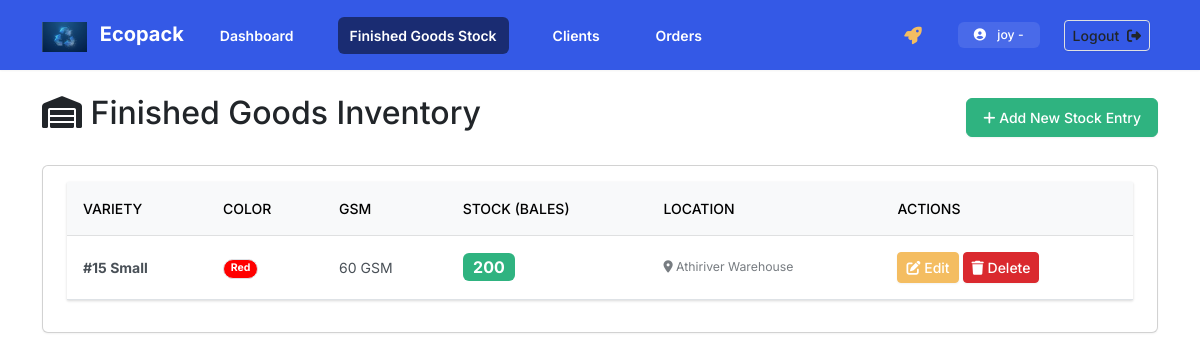
/bags/ (signed in), run on an earlier commit of the app's database.
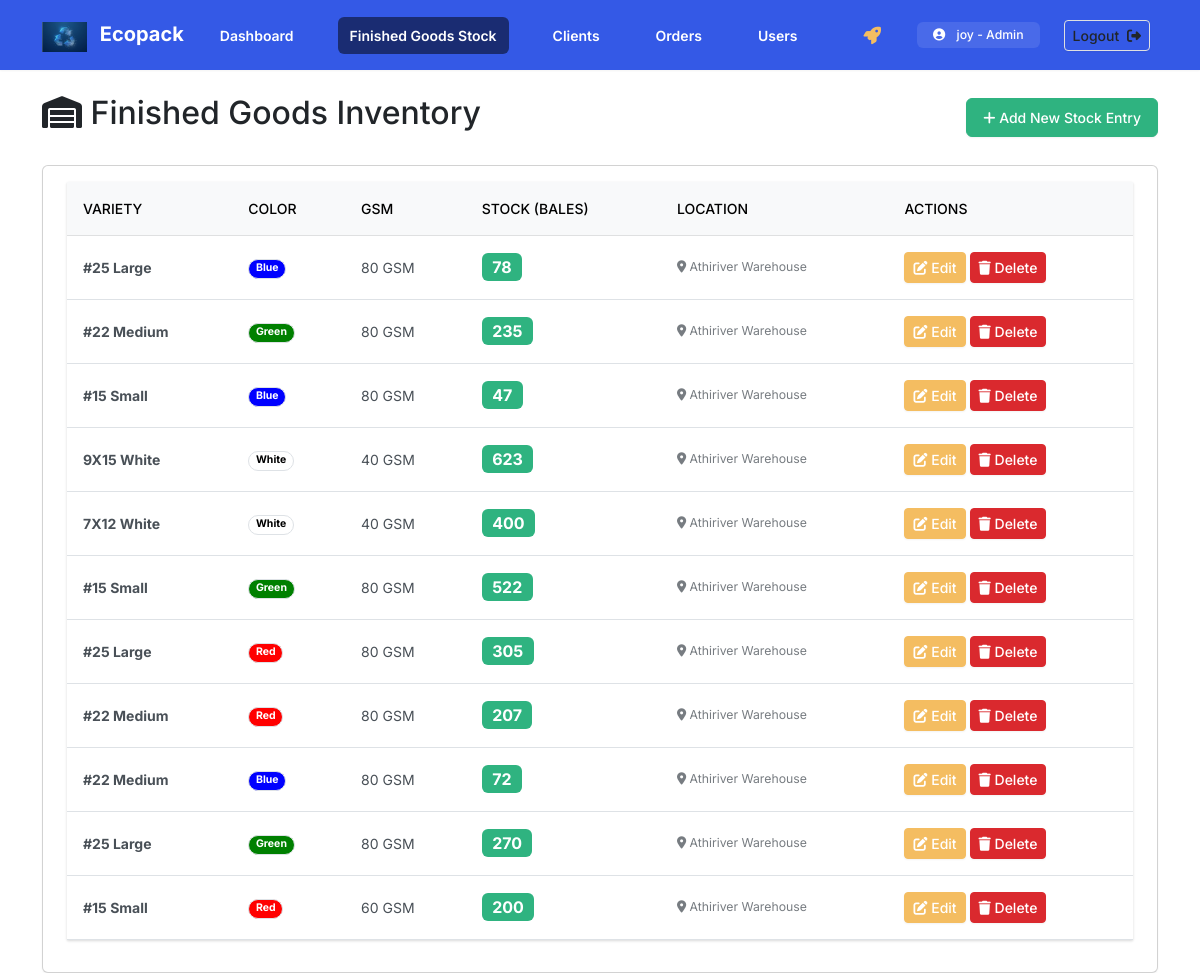
And on a later commit of the database.
### inventory/models.py (models this page shows, shortened)
class FinishedBag(models.Model):
    VARIETY_CHOICES = [
        ('#15', '#15 Small'),
        ('#22', '#22 Medium'),
        ('#25', '#25 Large'),
        ('7X12', '7X12 White'),
        ('9X15', '9X15 White'),
    ]
    COLOR_CHOICES = [
        ('White', 'White'),
        ('Red', 'Red'),
        ('Green', 'Green'),
        ('Blue', 'Blue'),
    ]
    GSM_CHOICES = [
        (40, '40 GSM'),
        (60, '60 GSM'),
        (80, '80 GSM'),
        (100, '100 GSM'),
    ]
    variety = models.CharField(max_length=20, choices=VARIETY_CHOICES)
    color = models.CharField(max_length=20, choices=COLOR_CHOICES)
    gsm = models.IntegerField(choices=GSM_CHOICES, verbose_name='GSM Thickness')
    quantity_bales = models.IntegerField(default=0, verbose_name="Stock Quantity (Bales)")
    location = models.CharField(max_length=100, default="Athiriver Warehouse")
    last_updated = models.DateTimeField(auto_now=True)

class Profile(models.Model):
    ROLE_CHOICES = [
        ('Admin', 'Admin'),
        ('Manager','Manager'),
        ('Staff', 'Staff'),
    ]
    user = models.OneToOneField(User, on_delete=models.CASCADE)
    role = models.CharField(max_length=10, choices=ROLE_CHOICES, default='Staff')

### inventory/views.py (the view)
# urls.py: path('bags/', views.bag_list, name='bag_list'),
@login_required
def bag_list(request):
    bags = FinishedBag.objects.all().order_by('-last_updated')
    return render(request, 'inventory/bag_list.html', {'bags': bags})

### inventory/templates/inventory/bag_list.html
{% extends 'inventory/base.html' %}
{% block content %}
<div class="d-flex justify-content-between align-items-center mb-4">
    <h2><i class="fas fa-warehouse"></i> Finished Goods Inventory</h2>
    <a href="{% url 'bag_create' %}" class="btn btn-success"><i class="fas fa-plus"></i> Add New Stock Entry</a>
</div>
<div class="card shadow">
    <div class="card-body">
        <table class="table table-hover align-middle">
            <thead class="table-light">
                <tr>
                    <th>Variety</th>
                    <th>Color</th>
                    <th>GSM</th>
                    <th>Stock (Bales)</th>
                    <th>Location</th>
                    <th>Actions</th>
                </tr>
            </thead>
            <tbody>
                {% for bag in bags %}
                <tr>
                    <td class="fw-bold">{{ bag.get_variety_display }}</td>
                    <td>
                        <span class="badge rounded-pill border text-dark" style="background-color: {{ bag.color|lower }}; {% if bag.color == 'White' or bag.color == 'Yellow' %}color: black !important;{% else %}color: white !important;{% endif %}">
                            {{ bag.color }}
                        </span>
                    </td>
                    <td>{{ bag.gsm }} GSM</td>
                    <td>
                        {% if bag.quantity_bales == 0 %}
                            <span class="badge bg-danger fs-6 text-uppercase">OUT OF STOCK</span>
                        {% elif bag.quantity_bales < 5 %}
                            <span class="badge bg-warning text-dark fs-6">{{ bag.quantity_bales }} (Low)</span>
                        {% else %}
                            <span class="badge bg-success fs-6">{{ bag.quantity_bales }}</span>
                        {% endif %}
                    </td>
                    <td class="small text-muted"><i class="fas fa-map-marker-alt"></i> {{ bag.location }}</td>
                    <td>
                        <a href="{% url 'bag_update' bag.id %}" class="btn btn-sm btn-warning"><i class="fas fa-edit"></i> Edit</a>
                        <a href="{% url 'bag_delete' bag.id %}" class="btn btn-sm btn-danger"><i class="fas fa-trash"></i> Delete</a>
                    </td>
                </tr>
                {% empty %}
                <tr><td colspan="6" class="text-center py-4">No finished goods stock found.</td></tr>
                {% endfor %}
            </tbody>
        </table>
    </div>
</div>
{% endblock %}

### inventory/templates/inventory/base.html (shortened to what this page needs)
{% load static %}
<!doctype html>
<html lang="en">
  <head>
    <link href="{% static 'css/bootstrap.min.css' %}" rel="stylesheet">
    <link rel="stylesheet" href="https://cdnjs.cloudflare.com/ajax/libs/font-awesome/6.4.0/css/all.min.css">
  </head>
  <body>
    <nav class="navbar navbar-expand-lg navbar-dark bg-primary mb-4 shadow">
      <div class="container">
        <a class="navbar-brand fw-bold" href="{% url 'dashboard' %}">
           <img src="{% static 'images/logo.jpg' %}" alt="Ecopack Logo" height="30" class="d-inline-block align-text-top me-2">
           Ecopack
        </a>
        <div class="collapse navbar-collapse" id="navbarNav">
          {% if user.is_authenticated %}
          <ul class="navbar-nav me-auto mb-2 mb-lg-0 fw-semibold gap-lg-3">
            {% url 'dashboard' as dash_url %}
            <li class="nav-item">
              <a class="nav-link {% if request.path == dash_url %}active{% endif %}" aria-current="page" href="{{ dash_url }}">Dashboard</a>
            </li>
            <li class="nav-item">
              <a class="nav-link {% if '/bags/' in request.path %}active{% endif %}" href="{% url 'bag_list' %}">Finished Goods Stock</a>
            </li>
            <li class="nav-item">
              <a class="nav-link {% if '/clients/' in request.path %}active{% endif %}" href="{% url 'client_list' %}">Clients</a>
            </li>
            <li class="nav-item">
              <a class="nav-link {% if '/orders/' in request.path %}active{% endif %}" href="{% url 'order_list' %}">Orders</a>
            </li>
            {% if user.profile.role == 'Admin' %}
            <li class="nav-item">
                <a class="nav-link {% if '/users/' in request.path %}active{% endif %}" href="{% url 'user_list' %}">Users</a>
            </li>
            {% endif %}
          </ul>
          <ul class="navbar-nav ms-auto align-items-center">
              <li class="nav-item me-3">
                <a class="nav-link text-warning" href="{% url 'feedback_create' %}" title="Request System Expansion">
                </a>
              </li>
              <li class="nav-item rounded bg-white bg-opacity-10 px-3 py-1 text-white d-flex align-items-center">
                <small><i class="fas fa-user-circle me-2"></i> {{ user.username }} - {{ user.profile.role }}</small>
              </li>
              <li class="nav-item ms-3">
                <form action="{% url 'logout' %}" method="post">
                <button type="submit" class="btn btn-outline-light btn-sm">Logout <i class="fas fa-sign-out-alt ms-1"></i></button>
                </form>
              </li>
          </ul>
          {% endif %}
        </div>
      </div>
    </nav>
    <div class="container">
        {% block content %}{% endblock %}
    </div>
  </body>
</html>

What changed in the data, as far as the page shows it:
added FinishedBag: variety "#25 Large", color "Blue", gsm "80", quantity_bales "78", location "Athiriver Warehouse"
added FinishedBag: variety "#22 Medium", color "Green", gsm "80", quantity_bales "235", location "Athiriver Warehouse"
added FinishedBag: variety "#15 Small", color "Blue", gsm "80", quantity_bales "47", location "Athiriver Warehouse"
added FinishedBag: variety "9X15 White", color "White", gsm "40", quantity_bales "623", location "Athiriver Warehouse"
added FinishedBag: variety "7X12 White", color "White", gsm "40", quantity_bales "400", location "Athiriver Warehouse"
added FinishedBag: variety "#15 Small", color "Green", gsm "80", quantity_bales "522", location "Athiriver Warehouse"
added FinishedBag: variety "#25 Large", color "Red", gsm "80", quantity_bales "305", location "Athiriver Warehouse"
added FinishedBag: variety "#22 Medium", color "Red", gsm "80", quantity_bales "207", location "Athiriver Warehouse"
added FinishedBag: variety "#22 Medium", color "Blue", gsm "80", quantity_bales "72", location "Athiriver Warehouse"
added FinishedBag: variety "#25 Large", color "Green", gsm "80", quantity_bales "270", location "Athiriver Warehouse"
Also different on the page:
{{ user.profile.role }}: (not shown) → "Admin"
text now shown: "Users"
